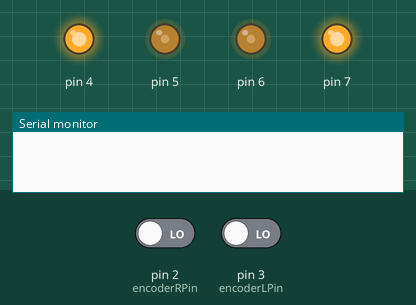
Simulated run of this sketch. Board: Arduino Uno, built with avr-gcc and run on an emulated ATmega328P. On the bench: output pins drawn as LEDs (lit = HIGH), the last lines printed to the serial monitor. Inputs (shaded band) come from the test bench; at power-on: pin 2 (encoderRPin) LOW, pin 3 (encoderLPin) LOW.

Above: at 0.05 s.
At 0.45 s:
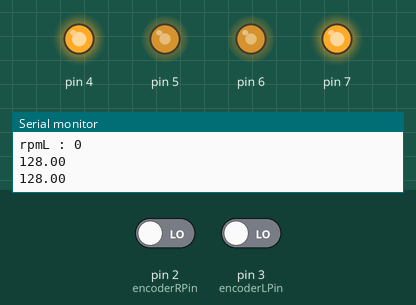
At 1.1 s:
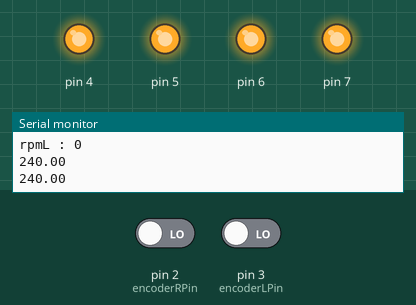
Timing chart, 0 to 2.6 s (numbered marks = the images above):
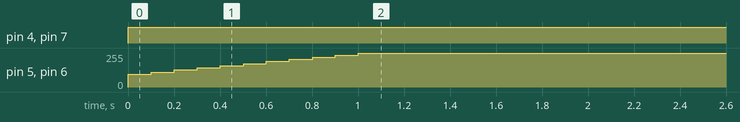

The sketch:

pidAndarReto.ino
```cpp
#include <PID_v1.h>

typedef struct motor
{
  byte vel;
  byte way;
};
typedef struct motor Motor;

Motor rightM = { 5, 4 };
Motor leftM = { 6, 7 };

double SetpointRight, InputRight, OutputRight;
double SetpointLeft, InputLeft, OutputLeft;

PID rightPID(&InputRight, &OutputRight, &SetpointRight, 2, 4, 0, DIRECT);
PID leftPID(&InputLeft, &OutputLeft, &SetpointLeft, 2, 4, 0, DIRECT);

int encoderRPin = 2;
int encoderLPin = 3;
int countR = 0;
int countL = 0;
int rpmR = 0;
int rpmL = 0;
int currentEncoderRight = LOW;
int lastEncoderRight = LOW;
int currentEncoderLeft = LOW;
int lastEncoderLeft = LOW;

unsigned long old = 0;

void encoder()
{
  //delay(5);
  currentEncoderRight = digitalRead( encoderRPin );
  currentEncoderLeft = digitalRead( encoderLPin );

  if ( currentEncoderRight != lastEncoderRight )
  {
    countR++;
//    Serial.print("Count R: ");
//    Serial.println( countR );
  }

  if ( currentEncoderLeft != lastEncoderLeft )
  {
    countL++;
//    Serial.print("Count L: ");
//    Serial.println( countL );
  }
  lastEncoderRight = currentEncoderRight;
  lastEncoderLeft = currentEncoderLeft;
}

void setup ()
{
  SetpointRight = 40;
  SetpointLeft = 40;

  rightPID.SetMode(AUTOMATIC);
  leftPID.SetMode(AUTOMATIC);

  pinMode( encoderRPin, INPUT );
  pinMode( encoderLPin, INPUT );

  pinMode( rightM.way, OUTPUT );
  pinMode( leftM.way, OUTPUT );


  Serial.begin(9600);
}

void loop()
{
  encoder();

  unsigned long now = millis();

  if( now - old >= 250 )
  {
    rpmR = countR;
    rpmL = countL;

    Serial.print( "rpmR : " );
    Serial.println( rpmR );
    Serial.print( "rpmL : " );
    Serial.println( rpmL );

    countR = 0;
    countL = 0;

    Serial.println( OutputRight );
    Serial.println( OutputLeft );

    //wasUpdateRpm = true;

    old = now;
  }

  InputRight = rpmR;
  InputLeft = rpmL;

  rightPID.Compute();
  leftPID.Compute();

  digitalWrite( rightM.way, HIGH );
  digitalWrite( leftM.way, HIGH );
  analogWrite( rightM.vel, OutputRight );
  analogWrite( leftM.vel, OutputLeft );
}
```

Measured:
- by itself, pin 4, pin 7: LOW → HIGH at 0.00 s
- by itself, pin 5, pin 6: moves from 0/255 to 255/255 over 1.0 s
